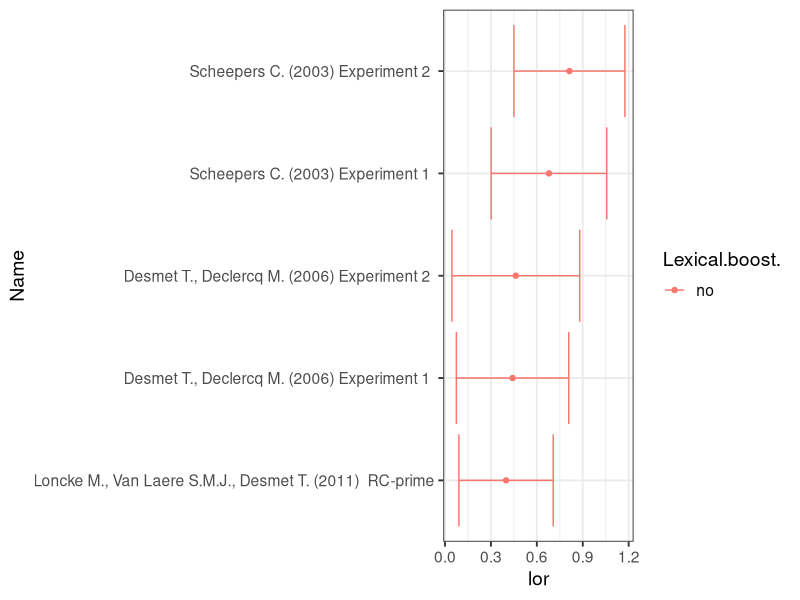
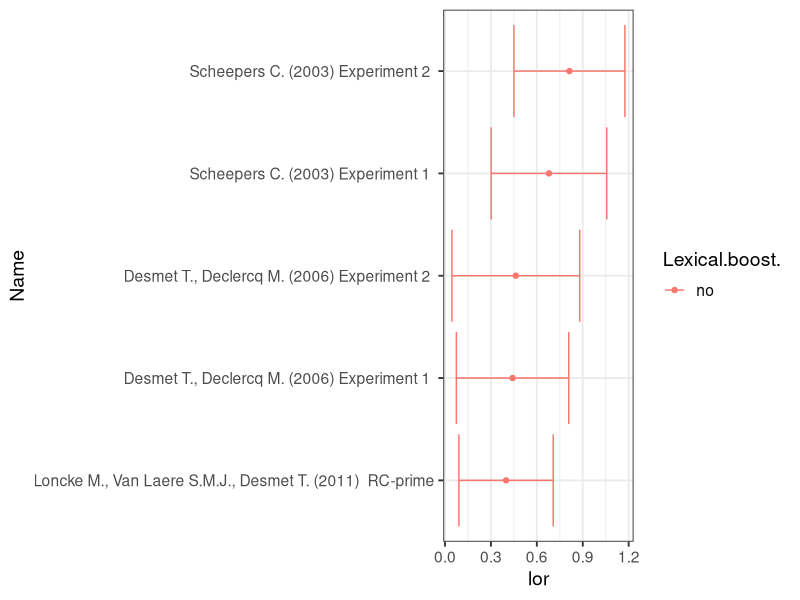

Reproduce these figures in R, in order.
library(tidyverse)

logit = function(p) {log(p) - log(1-p)}
inv.logit = function(x) {exp(x)/(1+exp(x))}

e = read_csv("data/master_spreadsheet_processed.csv") %>%
  filter(Dep.measure %in% c("HA", "LA"),
         Construction.type == "RC attachment") %>%
  mutate(v = 1/(num.data.1 * num.data.items.1 *Dep.primed) + 1/(num.data.2 * num.data.items.2 * Alt.primed) + (1/(num.data.1 * num.data.items.1 * (1- Dep.primed))) + (1/(num.data.2 * num.data.items.2 * (1 - Alt.primed))),
         se = sqrt(v))

e = select(e, ExperimentID, Subcondition, Alt.primed, Dep.primed, Dep.measure) %>%
  mutate(PrimeHA = ifelse(Dep.measure == "HA", Dep.primed, Alt.primed),
         PrimeLA = ifelse(Dep.measure == "LA", Dep.primed, Alt.primed)) %>%
  pivot_wider(id_cols = c(ExperimentID, Subcondition),
              names_from = c(Dep.measure), 
              values_from = c(PrimeHA, PrimeLA)) %>%
  mutate(PrimeHA_HA = ifelse(is.na(PrimeHA_HA), 1 - PrimeHA_LA, PrimeHA_HA), # handle case where the ratio is just out of 1 to begin with
         PrimeLA_HA = ifelse(is.na(PrimeLA_HA), 1 - PrimeLA_LA, PrimeLA_HA),
         PrimeHA_LA = ifelse(is.na(PrimeHA_LA), 1 - PrimeHA_HA, PrimeHA_LA), # handle case where the ratio is just out of 1 to begin with
         PrimeLA_LA = ifelse(is.na(PrimeLA_LA), 1 - PrimeLA_HA, PrimeLA_LA),
         PrimeHA_HA.pct = PrimeHA_HA/(PrimeHA_HA + PrimeHA_LA),
         PrimeHA_LA.pct = PrimeHA_LA/(PrimeHA_HA + PrimeHA_LA),
         PrimeLA_HA.pct = PrimeLA_HA/(PrimeLA_LA + PrimeLA_HA),
         PrimeLA_LA.pct = PrimeLA_LA/(PrimeLA_LA + PrimeLA_HA),
         lor.HA = logit(PrimeHA_HA.pct) - logit(PrimeLA_HA.pct),
         lor.LA = logit(PrimeLA_LA.pct) - logit(PrimeHA_LA.pct),
         lor = lor.HA) %>%
  select(ExperimentID, lor, lor.HA, lor.LA, PrimeHA_HA.pct,
         PrimeHA_LA.pct, PrimeLA_HA.pct, PrimeLA_LA.pct) %>%
  right_join(e)

exp2 = e %>%
  select(Paper.ID, Authors, Year, Experiment.name, lor, se, Lexical.boost.,
         StudyID,
         ExperimentID,
         Dep.measure, num.data.1, num.data.2,
         Subcondition, N.unique.items) %>%
  filter(!grepl("PP-prime", Subcondition),
         Dep.measure == "HA") %>%
  mutate(Experiment.name = ifelse(is.na(Experiment.name), "", Experiment.name),
         Subcondition = ifelse(is.na(Subcondition), "", Subcondition),
         Name = paste(Authors, " (", Year, ") ", Experiment.name, " ", Subcondition, sep=""),
         Name = fct_reorder(Name, -as.numeric(Year)))


ggplot(exp2, aes(x=Name, y=lor,
                 ymin=lor - 1.96*se, ymax = lor + 1.96*se,
                 colour=Lexical.boost.)) +
  geom_point() + 
  geom_errorbar() +
  coord_flip() + 
  theme_bw(14)
ggsave("pngs/exp2_summary.png", width=9, height=4)